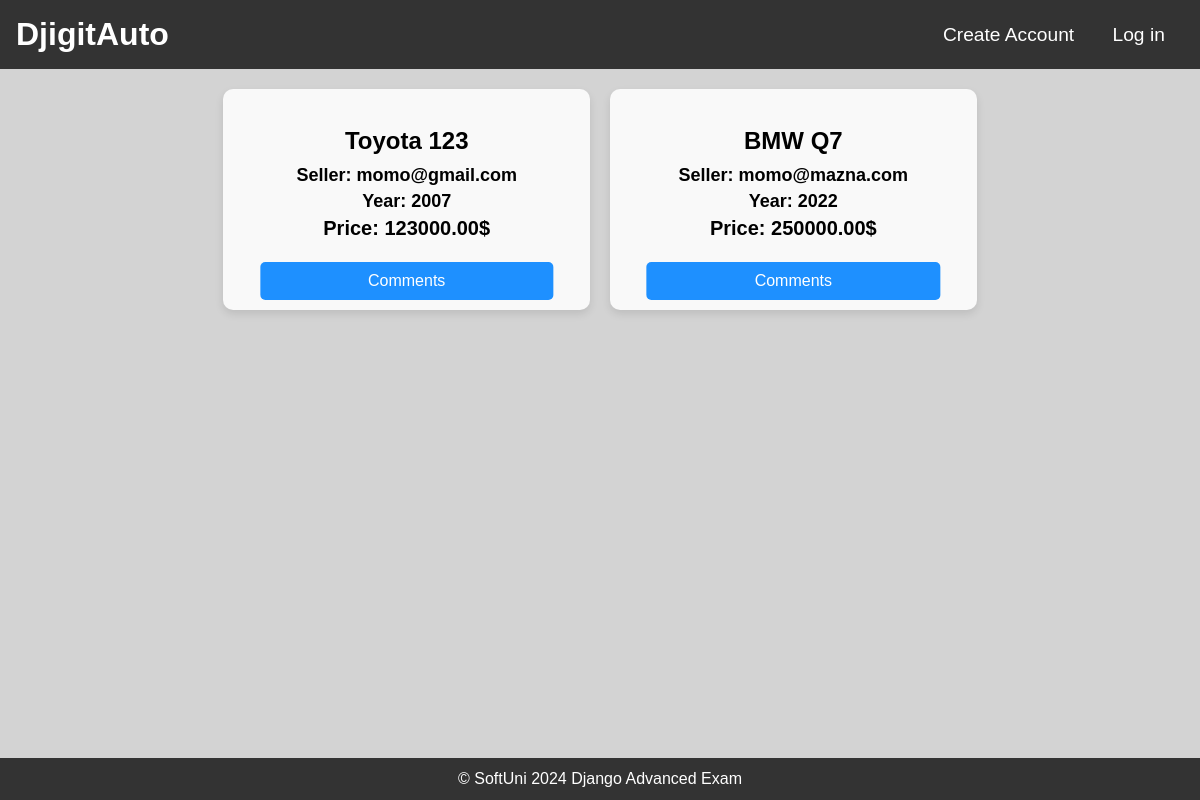
Before: /catalogue/ with the older database file.
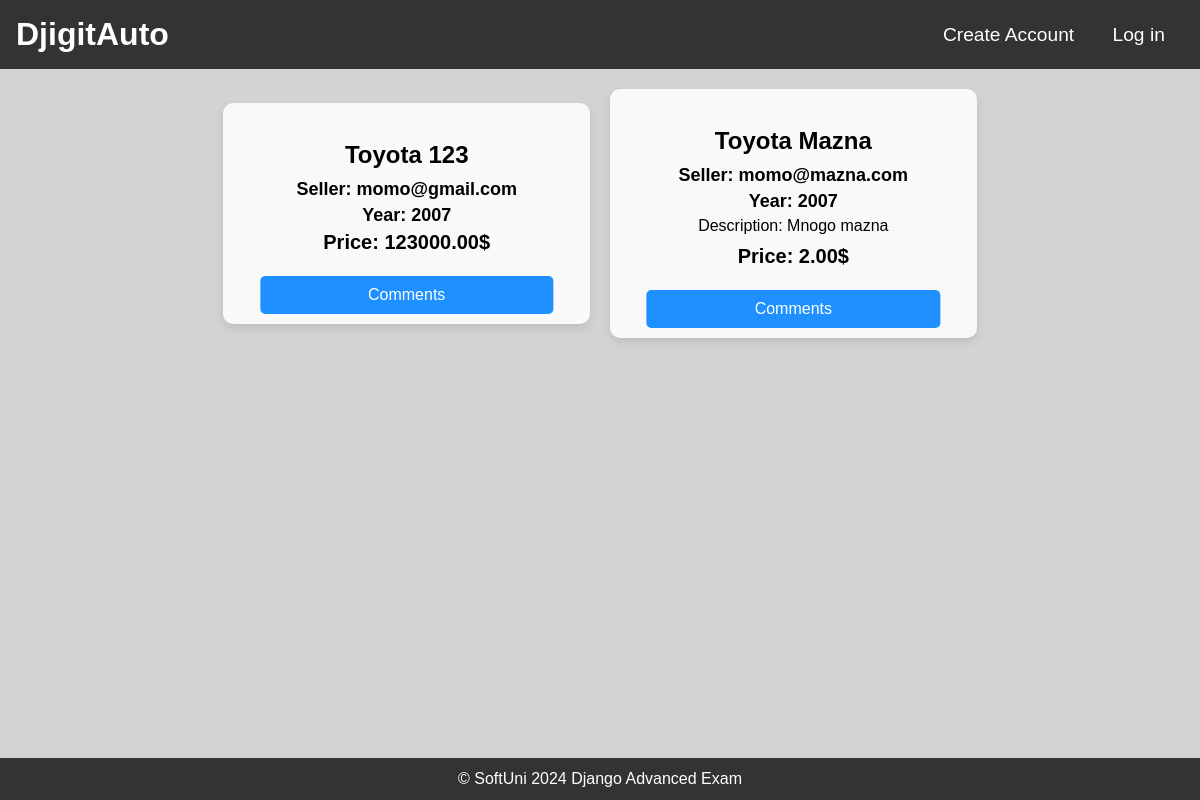
After: the same page with the newer database file.
### DjigitAuto/offers/models.py (models this page shows)
class CarOffer(models.Model):
    CAR_BRANDS = {
        'Toyota': 'Toyota',
        'Honda': 'Honda',
        'Ford': 'Ford',
        'Chevrolet': 'Chevrolet',
        'Volkswagen': 'Volkswagen',
        'BMW': 'BMW',
        'Mercedes-Benz': 'Mercedes-Benz',
        'Audi': 'Audi',
        'Nissan': 'Nissan',
        'Hyundai': 'Hyundai',
        'Kia': 'Kia',
        'Tesla': 'Tesla',
        'Subaru': 'Subaru',
        'Mazda': 'Mazda',
        'Lexus': 'Lexus',
        'Jeep': 'Jeep',
        'Volvo': 'Volvo',
        'Porsche': 'Porsche',
    }
    brand = models.CharField(
        choices=CAR_BRANDS,
        max_length=15,
        null=False,
        blank=False,
    )
    car_photo = models.URLField(
        blank=False,
        null=False,
    )
    model = models.CharField(
        null=False,
        max_length=15,
        blank=False,
    )
    year_of_production = models.IntegerField(
        null=False,
        blank=False,
    )
    description = models.TextField(
        max_length=300,
        blank=True,
        null=True,
    )
    price = models.DecimalField(
        null=False,
        blank=False,
        max_digits=10,
        decimal_places=2,
    )
    created_at = models.DateTimeField(
        auto_now_add=True,
    )
    modified_at = models.DateTimeField(
        auto_now=True,
    )
    user = models.ForeignKey(
        UserModel,
        on_delete=models.CASCADE
    )

### DjigitAuto/accounts/models.py (models this page shows)
class DjigitAutoUser(auth_models.AbstractBaseUser, auth_models.PermissionsMixin):
    email = models.EmailField(
        'email address',
        unique=True,
        error_messages={
            'unique': 'A user with that email already exists.'
        },
    )
    username = models.CharField(
        unique=True,
        null=True,
        blank=True,
        max_length=30,
    )
    date_joined = models.DateTimeField(
        default=timezone.now,
    )
    is_staff = models.BooleanField(
        default=False,
    )
    is_superuser = models.BooleanField(
        default=False,
    )
    is_active = models.BooleanField(
        default=True,
    )
    USERNAME_FIELD = 'email'
    object = DjigitAutoUserManager()

### DjigitAuto/web/views.py (the view)
# urls.py: path('catalogue/', catalogue, name='catalogue'),
def catalogue(request):
    context = {
        "cars": CarOffer.objects.all(),
    }
    return render(request, 'common/catalogue.html', context=context)

### templates/common/catalogue.html (shortened to what this page needs)
{% extends "common/base.html" %}
{% load static %}
{% block main_content %}
    <!DOCTYPE html>
    <html lang="en">
    <head>
        <link rel="stylesheet" href="{% static 'css/common/catalogue.css' %}"/>
    </head>
    <body>
    <section id="catalogue">
        {% for car in cars %}
            <div class="offer-card">
                <div class="image-wrap">
                </div>
                <div class="offer-details">
                    <h1>{{ car.brand }} {{ car.model }}</h1>
                    <h3>Seller: {{ car.user.email }}</h3>
                    <h3>Year: {{ car.year_of_production }}</h3>
                    {% if car.description %}
                        <p>Description: {{ car.description }}</p>
                    {% endif %}
                    <h2>Price: {{ car.price }}$</h2>
                    <a href="{% url 'comments' pk=car.pk %}" class="comment-button">Comments</a>
                </div>
            </div>
        {% endfor %}
    </section>
    </body>
    </html>
{% endblock %}

### templates/common/base.html (shortened to what this page needs)
{% load static %}
<!DOCTYPE html>
<html lang="en">
<head>
    <link rel="stylesheet" href="{% static 'css/basestyle.css' %}"/>
</head>
<body>
<div id="box">
    <header>
        <h1>
            <a class="index-navigation" href="{% url 'index' %}"><span>DjigitAuto</span></a>
        </h1>
        <nav>
            {% if user.is_authenticated %}
                <a href="{% url 'catalogue' %}">Catalogue</a>
                <a href="{% url 'user offers' pk=request.user.pk %}">My offers</a>
                <a href="{% url 'create offer' %}">Add Offer</a>
                <a href="{% url 'profile details' pk=request.user.pk %}">Profile</a>
                <a href="{% url 'signout' %}">Log Out</a>
            {% else %}
                <a href="{% url 'signup' %}">Create Account</a>
                <a href="{% url 'signin' %}">Log in</a>
            {% endif %}
        </nav>
    </header>
    <footer>&copy; SoftUni 2024 Django Advanced Exam</footer>
    {% block main_content %}
    {% endblock %}
</div>
</body>
</html>

### static/css/basestyle.css (style rules this page uses)
* { margin: 0; padding: 0; box-sizing: border-box; }
body { font-family: Arial, sans-serif; background-color: lightgray; }
header { background-color: #333; color: #fff; padding: 1em; display: flex; justify-content: space-between; align-items: center; }
header h1 { margin: 0; }
header h1 a { text-decoration: none; color: #fff; }
header nav { display: flex; font-size: 1.2em; }
header nav a { color: #fff; text-decoration: none; margin: 0 1em; }
#box { width: 100%; margin: 0 auto; }
footer { padding: 0.75em; width: 100%; left: 0; bottom: 0; text-align: center; background-color: #333333; color:#fff; position: fixed; }

### static/css/common/catalogue.css (style rules this page uses)
#catalogue { display: flex; flex-wrap: wrap; justify-content: center; align-items: center; overflow-x: hidden; overflow-y: auto; padding: 20px; }
.offer-card { background-color: #f9f9f9; border-radius: 10px; box-shadow: 0 4px 8px rgba(0, 0, 0, 0.1); margin: 0 20px 20px 0; width: calc(33.33% - 20px); max-width: 400px; }
.offer-card:last-child { margin-right: 0; }
.offer-card .offer-details { padding: 20px; text-align: center; }
.offer-card .offer-details h1 { font-size: 24px; margin-bottom: 10px; }
.offer-card .offer-details h3 { margin-bottom: 5px; font-size: 18px; }
.offer-card .offer-details p { margin-bottom: 10px; font-size: 16px; }
.offer-card .offer-details h2 { font-size: 20px; font-weight: bold; margin-bottom: 10px; }
.offer-card { position: relative; background-color: #f9f9f9; border-radius: 10px; box-shadow: 0 4px 8px rgba(0, 0, 0, 0.1); margin: 0 20px 20px 0; width: calc(33.33% - 20px); max-width: 400px; overflow: hidden; }
.offer-card .offer-details { padding: 20px; text-align: center; position: relative; }
.offer-card .comment-button { text-decoration: none; display: block; width: 80%; background-color: dodgerblue; color: white; text-align: center; padding: 10px; border: none; outline: none; position: absolute; bottom: 10px; left: 50%; transform: translateX(-50%); border-radius: 5px; }
.offer-card .offer-details h2 { margin-bottom: 50px; }

Changed rows visible on the page:
removed CarOffer: brand "BMW", model "Q7", user.email "momo@mazna.com", year_of_production "2022", price "250000.00"
added CarOffer: brand "Toyota", model "Mazna", user.email "momo@mazna.com", year_of_production "2007", description "Mnogo mazna", price "2.00"
